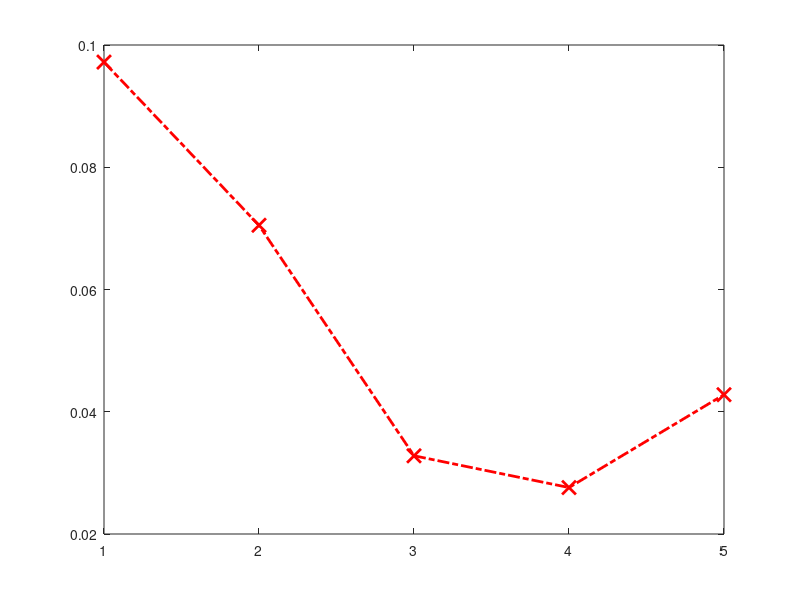

Recreate this plot in MATLAB. (Note: this script raises an error after producing the figure.)
clc;
clear;
%N0 = 1e-14, tau = 1000~5000
%{ 
BB =         [1.5318e-05 1.3488e-05 1.2929e-05 1.2658e-05 1.2499e-05];
maxSNR =     [1.6811e-05 1.4850e-05 1.4250e-05 1.3959e-05 1.3787e-05];
maxSumRate = [3.3757e-05 3.1248e-05 3.0454e-05 3.0065e-05 2.9834e-05];
greedyPhy =  [1.5268e-05 1.3466e-05 1.2915e-05 1.2648e-05 1.2491e-05];

tier2Time = [10 20 30 40 50]; %s
%}

%N0 = 1e-13, tau = 100~500
BB =         [0.0972 0.0705 0.0328 0.0276 0.0428];
maxSNR =     [0.9084 0.0044 0.0049 ];
maxSumRate = [];
greedyPhy =  [];

tier2Time = [1 2 3 4 5]; %s

%plot(xaxis, baselineClusterTier1Power, 'x-.','LineWidth',2,'Color','b','DisplayName',str_baseline ); hold on;

plot(tier2Time,BB,'x-.','LineWidth',2,'DisplayName','Branch and bound','Color','r','MarkerSize',10); hold on;
plot(tier2Time,maxSNR,'^-.','LineWidth',2,'DisplayName','Max SNR','Color','g','MarkerSize',10); hold on;
plot(tier2Time,maxSumRate,'*-.','LineWidth',2,'DisplayName','Max sum rate','Color','b','MarkerSize',10); hold on;
plot(tier2Time,greedyPhy,'o-.','LineWidth',2,'DisplayName','Greedy physical','Color','c','MarkerSize',10);
%marker1 = scatter(xMarker,yMarker,'ro');
%set(marker1, 'sizedata', 50);
%set(get(get(marker1,'Annotation'),'LegendInformation'),'IconDisplayStyle','off');

ylabel('Tier-2 power (Watt)');
xlabel('Time slot duration (s)');
legend('show','location','best');
%axis([0 5 -inf inf]);
grid on;